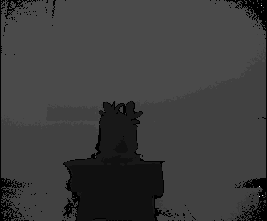
#> input picture Kinect v2 3d还原花盆绿植/花瓶3d/depth/000.png, 267 x 221 px, shrunk from 512 x 424 before the run, found by its file name
$ python step1_diagnosis.py
#> lines starting #> are read from the running program, lines starting #| are printed output that depends on the picture; after the words box and inside, x2 and y2 are one past the last pixel; in counts of white or black regions, pixels touching at a corner belong together
"""Step 1 — 数据诊断"""
import numpy as np
import cv2
import open3d as o3d
import os

DATA = "/e/花瓶3d"
OUT = os.path.join(DATA, "output")
os.makedirs(OUT, exist_ok=True)

# 1. 读取 depth/000.png
depth = cv2.imread(os.path.join(DATA, "depth", "000.png"), cv2.IMREAD_UNCHANGED)
#> depth is the input picture: shape (221, 267) uint16; min 0, max 7984, mean 2001.8
print(f"[深度图] 分辨率: {depth.shape}  dtype: {depth.dtype}  min: {depth.min()}  max: {depth.max()}")
#| [深度图] 分辨率: (221, 267)  dtype: uint16  min: 0  max: 7984
nonzero_ratio = np.count_nonzero(depth) / depth.size
#> nonzero_ratio = 0.952
print(f"[深度图] 非零像素比例: {nonzero_ratio:.4f} ({np.count_nonzero(depth)}/{depth.size})")
#| [深度图] 非零像素比例: 0.9516 (56149/59007)

# 2. 读取 color/000.png
color = cv2.imread(os.path.join(DATA, "color", "000.png"), cv2.IMREAD_COLOR)
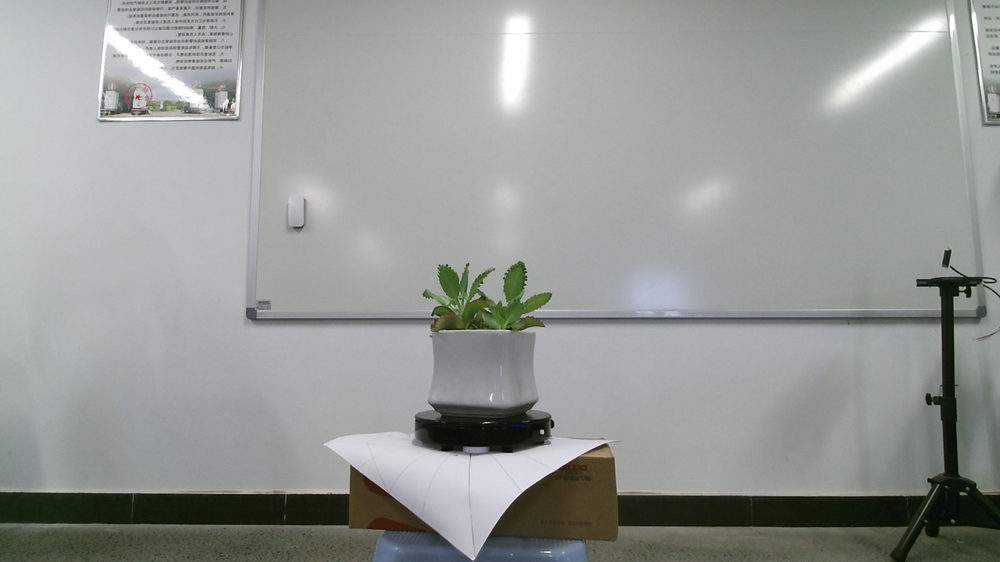
#> input picture Kinect v2 3d还原花盆绿植/花瓶3d/color/000.png, 1000 x 562 px, shrunk from 1920 x 1080 before the run, found by its file name
#> color is the input picture: shape (562, 1000, 3); mean B, G, R 149.7, 153.1, 149.5
print(f"[RGB图]   分辨率: {color.shape}  dtype: {color.dtype}")
#| [RGB图]   分辨率: (562, 1000, 3)  dtype: uint8

# 3. 深度图转点云
h, w = depth.shape
#> h = 221; w = 267
fx, fy = 365.456, 365.456
cx, cy = 254.878, 205.395

# 生成像素网格
v, u = np.mgrid[0:h, 0:w]
z = depth.astype(np.float64) / 1000.0  # mm -> m
valid = z > 0.001  # 过滤零值
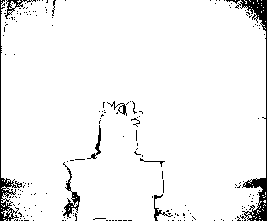
#> valid: shape (221, 267) bool; 95.2% white; 196 black regions (185 under 20 px), largest, box (x1, y1, x2, y2) and area: (235, 0, 267, 221) 1086, (0, 0, 22, 221) 606, (63, 162, 80, 218) 247
z_valid = z[valid]
u_valid = u[valid]
v_valid = v[valid]

x = (u_valid - cx) * z_valid / fx
y = (v_valid - cy) * z_valid / fy

pts = np.stack([x, y, z_valid], axis=1)
print(f"\n[帧0点云] 点数: {pts.shape[0]}")
#| [帧0点云] 点数: 56149
print(f"[帧0点云] X范围: [{x.min():.4f}, {x.max():.4f}] m")
#| [帧0点云] X范围: [-1.8111, 0.1487] m
print(f"[帧0点云] Y范围: [{y.min():.4f}, {y.max():.4f}] m")
#| [帧0点云] Y范围: [-4.3780, 0.0892] m
print(f"[帧0点云] Z范围: [{z_valid.min():.4f}, {z_valid.max():.4f}] m")
#| [帧0点云] Z范围: [0.6130, 7.9840] m

# 4. 保存帧0原始点云
pcd = o3d.geometry.PointCloud()
pcd.points = o3d.utility.Vector3dVector(pts)
o3d.io.write_point_cloud(os.path.join(OUT, "debug_frame000_raw.ply"), pcd)
print(f"\n[保存] debug_frame000_raw.ply 已生成，请目视检查")
print(f"[诊断完成] Step 1 完毕")
